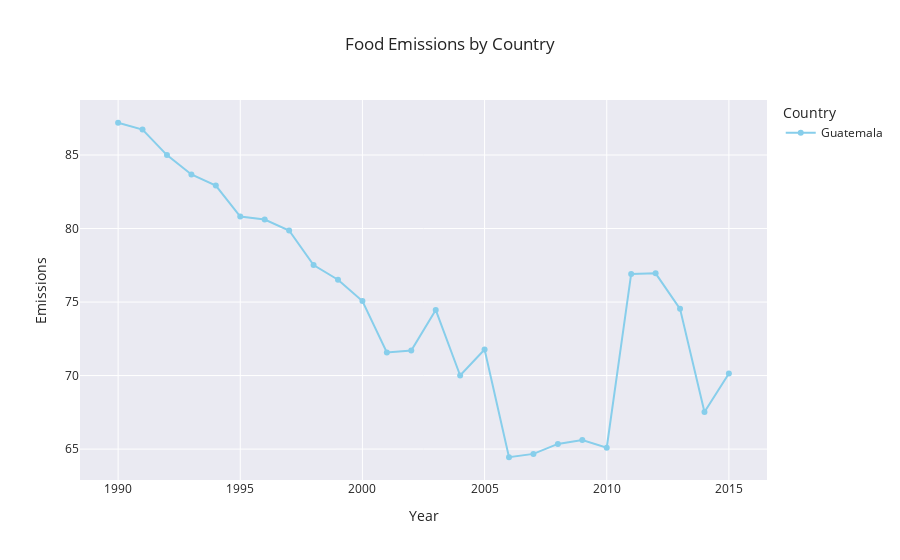

The cell this chart's notebook holds for it:
### Code cell
# Plot Guatemalan emissions through a line graph
df_emissions_guatemala = df_emissions[df_emissions['Country'] == 'Guatemala']
fig = px.line(df_emissions_guatemala, x="Year", y="Emissions", color='Country', title='Food Emissions by Country')
fig.update_traces(mode='lines+markers')
fig.for_each_trace(lambda t: t.update(line_color='skyblue') if t.name == 'Guatemala' else ())
fig.show()

### Figure 1 — Plotly figure (JSON) as saved in the notebook; plotly's stock layout.template omitted (floating-point values rounded to 4 significant figures)
{"data": [{"hovertemplate": "Country=Guatemala<br>Year=%{x}<br>Emissions=%{y}<extra></extra>", "legendgroup": "Guatemala", "line": {"color": "skyblue", "dash": "solid"}, "marker": {"symbol": "circle"}, "mode": "lines+markers", "name": "Guatemala", "orientation": "v", "showlegend": true, "type": "scatter", "x": [1990, 1991, 1992, 1993, 1994, 1995, 1996, 1997, 1998, 1999, 2000, 2001, 2002, 2003, 2004, 2005, 2006, 2007, 2008, 2009, 2010, 2011, 2012, 2013, 2014, 2015], "xaxis": "x", "y": [87.2, 86.73, 85.0, 83.68, 82.92, 80.81, 80.61, 79.86, 77.52, 76.52, 75.07, 71.57, 71.71, 74.47, 70.0, 71.78, 64.44, 64.67, 65.35, 65.61, 65.09, 76.91, 76.95, 74.54, 67.53, 70.15], "yaxis": "y"}], "layout": {"legend": {"title": {"text": "Country"}, "tracegroupgap": 0}, "title": {"text": "Food Emissions by Country"}, "xaxis": {"anchor": "y", "domain": [0, 1], "title": {"text": "Year"}}, "yaxis": {"anchor": "x", "domain": [0, 1], "title": {"text": "Emissions"}}}}
